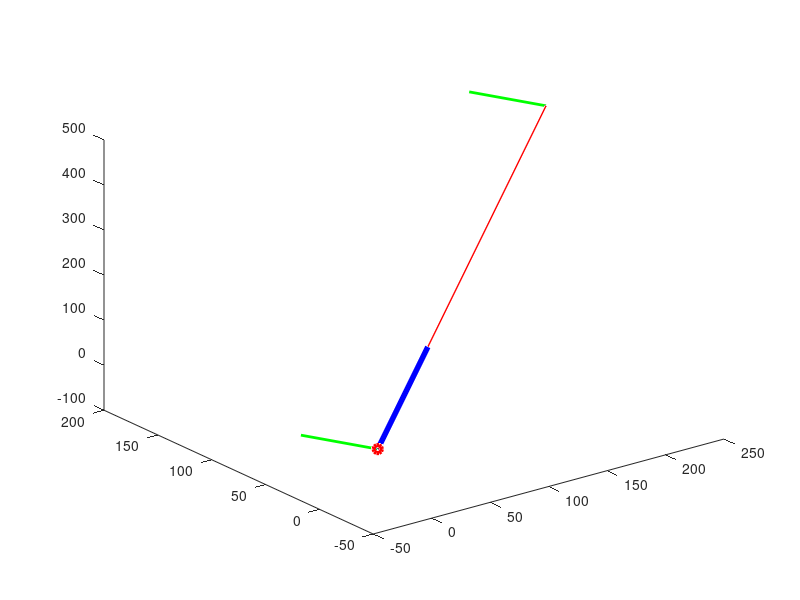

Recreate this plot in MATLAB.
clear
clc
close all

K = [633.8 0 300; 0 633.8 170; 0 0 1 ];

R = [7.0099997093e-01 5.1791569502e-01 -4.9026765507e-01;
    -5.4920682275e-01 8.3058956479e-01 9.2156609709e-02;
    4.5494055282e-01 2.0465656041e-01 8.6668609409e-01];

T = [4.5494055282e-01 2.0465656041e-01 8.6668609409e-01]';


C = -R\T;

pt = [300*540 170*540 540]';
pt_3d = R\(K\pt) - R\T;

M = K*R;
% Note that pricipal axes is flipped
pa = det(M)*M(3, :);

pa = pa/2500;

up = R\[0 1 0]';
%up = R*[0 1 0]';
up = up*50;

test = K*[R T]*[pt_3d; 1];
test = test/(test(end))

test1 = K*[R T]*[pt_3d+up; 1];
test1 = test1/test1(end)

y_world = up';
z_world = -pa;

x_world = cross(y_world, z_world);
z_world = cross(x_world, y_world);

x_world = x_world/norm(x_world);
y_world = y_world/norm(y_world);
z_world = z_world/norm(z_world);

x_model = [1 0 0];
y_model = [0 1 0];
z_model = [0 0 1];


rotation = [x_world' y_world' z_world'];

% Plot the whole thing 

% plot camera
plot3(C(1), C(2), C(3), '-or' , 'LineWidth', 3)
hold on

% Plot principle axis
plot3([C(1) pa(1)+C(1)], [C(2) pa(2)+C(2)], [C(3), pa(3)+C(3)], ...
    'b' , 'LineWidth', 4')

plot3( [C(1) pt_3d(1)], [C(2) pt_3d(2)], [C(3) pt_3d(3)], '-r', 'LineWidth', 1);


% plot up vector
plot3( [C(1) C(1)+up(1)], [C(2) C(2)+up(2)], [C(3) C(3)+up(3)],...
    '-g', 'LineWidth', 2 )

% plot up vector 
plot3( [pt_3d(1) pt_3d(1)+up(1)], [pt_3d(2) pt_3d(2)+up(2)],...
        [pt_3d(3) pt_3d(3)+up(3)], '-g', 'LineWidth', 2 )
    
plot3( [pt_3d(1) pt_3d(1)+x_world(1)], [pt_3d(2) pt_3d(2)+x_world(2)],...
        [pt_3d(3) pt_3d(3)+x_world(3)], '-k', 'LineWidth', 1 );
    
plot3( [pt_3d(1) pt_3d(1)+y_world(1)], [pt_3d(2) pt_3d(2)+y_world(2)],...
        [pt_3d(3) pt_3d(3)+y_world(3)], '-m', 'LineWidth', 1 )
      
plot3( [pt_3d(1) pt_3d(1)+z_world(1)], [pt_3d(2) pt_3d(2)+z_world(2)],...
        [pt_3d(3) pt_3d(3)+z_world(3)], '-c', 'LineWidth', 1 )
 
 hold off
 
 
 
 model_view = [-0.701001 -27.4603 -0.45494 245.067 
-0.517915 41.5295 -0.204657 109.932 
0.490268 4.6078 -0.866686 467.464 ];


model_view*[1 0 0 1]'
        